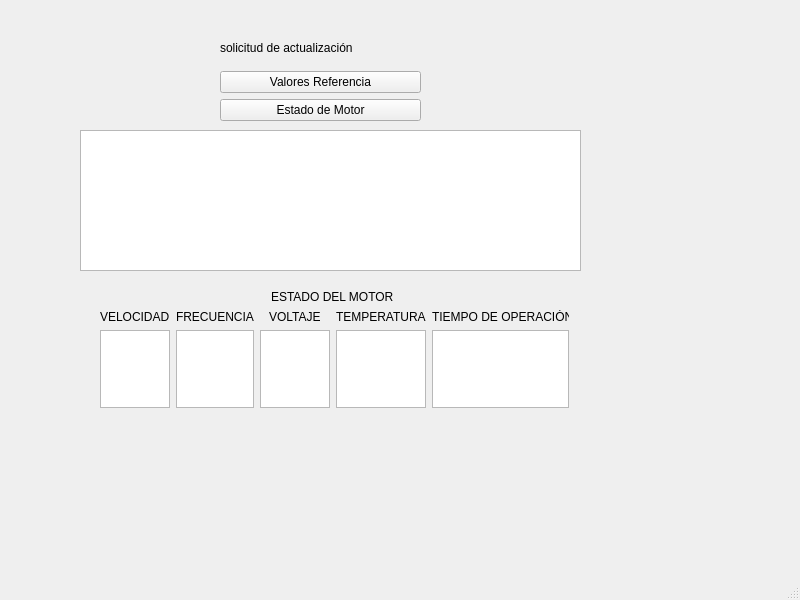
<?xml version="1.0" encoding="UTF-8"?>
<ui version="4.0">
 <class>MainWindow</class>
 <widget class="QMainWindow" name="MainWindow">
  <property name="geometry">
   <rect>
    <x>0</x>
    <y>0</y>
    <width>800</width>
    <height>600</height>
   </rect>
  </property>
  <property name="windowTitle">
   <string>MainWindow</string>
  </property>
  <widget class="QWidget" name="centralwidget">
   <widget class="QWidget" name="verticalLayoutWidget">
    <property name="geometry">
     <rect>
      <x>220</x>
      <y>30</y>
      <width>201</width>
      <height>91</height>
     </rect>
    </property>
    <layout class="QVBoxLayout" name="verticalLayout">
     <item>
      <widget class="QLabel" name="item_1_2">
       <property name="text">
        <string>solicitud de actualización</string>
       </property>
      </widget>
     </item>
     <item>
      <widget class="QPushButton" name="motor_act">
       <property name="text">
        <string>Valores Referencia</string>
       </property>
      </widget>
     </item>
     <item>
      <widget class="QPushButton" name="sta_motor">
       <property name="text">
        <string>Estado de Motor</string>
       </property>
       <property name="autoRepeat">
        <bool>false</bool>
       </property>
      </widget>
     </item>
    </layout>
   </widget>
   <widget class="QTableWidget" name="val_ref">
    <property name="geometry">
     <rect>
      <x>80</x>
      <y>130</y>
      <width>501</width>
      <height>141</height>
     </rect>
    </property>
   </widget>
   <widget class="QWidget" name="verticalLayoutWidget_2">
    <property name="geometry">
     <rect>
      <x>100</x>
      <y>290</y>
      <width>469</width>
      <height>118</height>
     </rect>
    </property>
    <layout class="QVBoxLayout" name="verticalLayout_2">
     <item alignment="Qt::AlignHCenter">
      <widget class="QLabel" name="label_5">
       <property name="text">
        <string>ESTADO DEL MOTOR </string>
       </property>
      </widget>
     </item>
     <item>
      <layout class="QHBoxLayout" name="horizontalLayout">
       <item>
        <layout class="QVBoxLayout" name="verticalLayout_4">
         <item alignment="Qt::AlignHCenter">
          <widget class="QLabel" name="label">
           <property name="text">
            <string>VELOCIDAD</string>
           </property>
          </widget>
         </item>
         <item alignment="Qt::AlignHCenter|Qt::AlignVCenter">
          <widget class="QTextBrowser" name="velocidad"/>
         </item>
        </layout>
       </item>
       <item>
        <layout class="QVBoxLayout" name="verticalLayout_5">
         <item alignment="Qt::AlignHCenter">
          <widget class="QLabel" name="label_2">
           <property name="text">
            <string>FRECUENCIA</string>
           </property>
          </widget>
         </item>
         <item>
          <widget class="QTextBrowser" name="frecuencia"/>
         </item>
        </layout>
       </item>
       <item>
        <layout class="QVBoxLayout" name="verticalLayout_6">
         <item alignment="Qt::AlignHCenter">
          <widget class="QLabel" name="label_3">
           <property name="text">
            <string>VOLTAJE</string>
           </property>
          </widget>
         </item>
         <item>
          <widget class="QTextBrowser" name="voltaje"/>
         </item>
        </layout>
       </item>
       <item>
        <layout class="QVBoxLayout" name="verticalLayout_7">
         <item alignment="Qt::AlignHCenter">
          <widget class="QLabel" name="label_4">
           <property name="text">
            <string>TEMPERATURA</string>
           </property>
          </widget>
         </item>
         <item>
          <widget class="QTextBrowser" name="temperatura"/>
         </item>
        </layout>
       </item>
       <item>
        <layout class="QVBoxLayout" name="verticalLayout_8">
         <item alignment="Qt::AlignHCenter">
          <widget class="QLabel" name="label_6">
           <property name="text">
            <string>TIEMPO DE OPERACIÓN</string>
           </property>
          </widget>
         </item>
         <item>
          <widget class="QTextBrowser" name="time"/>
         </item>
        </layout>
       </item>
      </layout>
     </item>
    </layout>
   </widget>
  </widget>
  <widget class="QMenuBar" name="menubar">
   <property name="geometry">
    <rect>
     <x>0</x>
     <y>0</y>
     <width>800</width>
     <height>20</height>
    </rect>
   </property>
  </widget>
  <widget class="QStatusBar" name="statusbar"/>
 </widget>
 <resources/>
 <connections/>
</ui>
